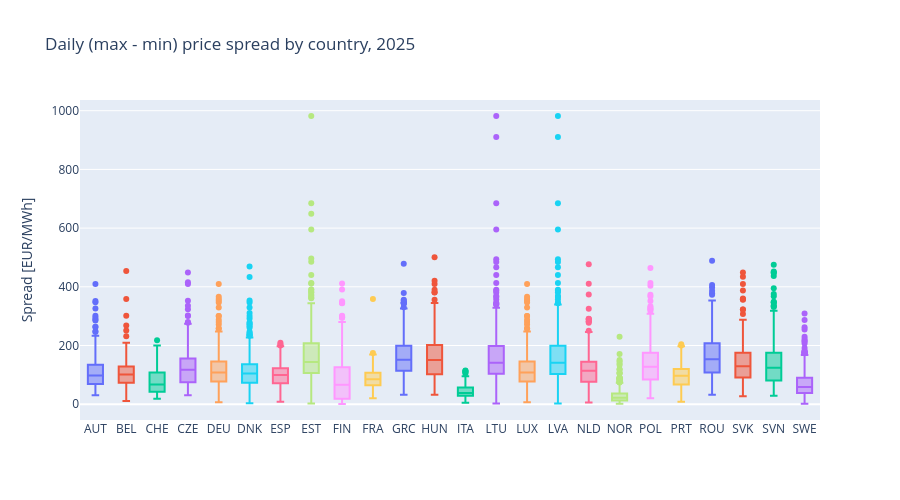

Notebook code cell kept with this figure:
### Code cell
# --- Battery arbitrage potential: daily spread, per country ---
daily = wide.resample('D').agg(['min', 'max'])
daily.columns = [f'{c}_{stat}' for c, stat in daily.columns]

spread = pd.DataFrame({
    c: (daily[f'{c}_max'] - daily[f'{c}_min'])
    for c in countries if f'{c}_max' in daily.columns
})

fig = go.Figure()
for c in spread.columns:
    fig.add_trace(go.Box(y=spread[c], name=c))
fig.update_layout(
    title=f'Daily (max - min) price spread by country, {year}',
    yaxis_title='Spread [EUR/MWh]',
    height=500, showlegend=False,
)
fig.show()

### Figure 1 — Plotly figure (JSON) as saved in the notebook; plotly's stock layout.template omitted (floating-point values rounded to 4 significant figures; data arrays with more than 128 entries replaced by an {"elided": "..."} marker saying what was removed)
{"data": [{"name": "AUT", "type": "box", "y": {"elided": "365 float values"}}, {"name": "BEL", "type": "box", "y": {"elided": "365 float values"}}, {"name": "CHE", "type": "box", "y": {"elided": "365 float values"}}, {"name": "CZE", "type": "box", "y": {"elided": "365 float values"}}, {"name": "DEU", "type": "box", "y": {"elided": "365 float values"}}, {"name": "DNK", "type": "box", "y": {"elided": "365 float values"}}, {"name": "ESP", "type": "box", "y": {"elided": "365 float values"}}, {"name": "EST", "type": "box", "y": {"elided": "365 float values"}}, {"name": "FIN", "type": "box", "y": {"elided": "365 float values"}}, {"name": "FRA", "type": "box", "y": {"elided": "365 float values"}}, {"name": "GRC", "type": "box", "y": {"elided": "365 float values"}}, {"name": "HUN", "type": "box", "y": {"elided": "365 float values"}}, {"name": "ITA", "type": "box", "y": {"elided": "365 float values"}}, {"name": "LTU", "type": "box", "y": {"elided": "365 float values"}}, {"name": "LUX", "type": "box", "y": {"elided": "365 float values"}}, {"name": "LVA", "type": "box", "y": {"elided": "365 float values"}}, {"name": "NLD", "type": "box", "y": {"elided": "365 float values"}}, {"name": "NOR", "type": "box", "y": {"elided": "365 float values"}}, {"name": "POL", "type": "box", "y": {"elided": "365 float values"}}, {"name": "PRT", "type": "box", "y": {"elided": "365 float values"}}, {"name": "ROU", "type": "box", "y": {"elided": "365 float values"}}, {"name": "SVK", "type": "box", "y": {"elided": "365 float values"}}, {"name": "SVN", "type": "box", "y": {"elided": "365 float values"}}, {"name": "SWE", "type": "box", "y": {"elided": "365 float values"}}], "layout": {"height": 500, "showlegend": false, "title": {"text": "Daily (max - min) price spread by country, 2025"}, "yaxis": {"title": {"text": "Spread [EUR/MWh]"}}}}
